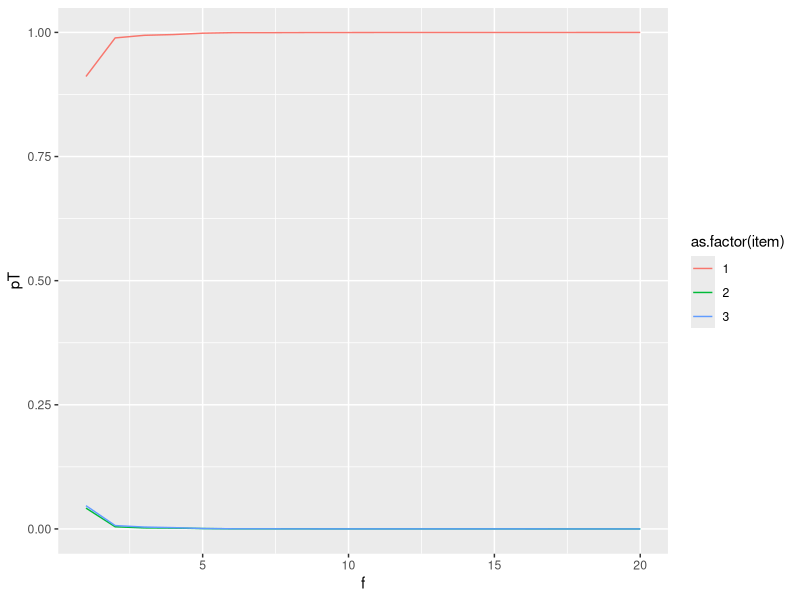
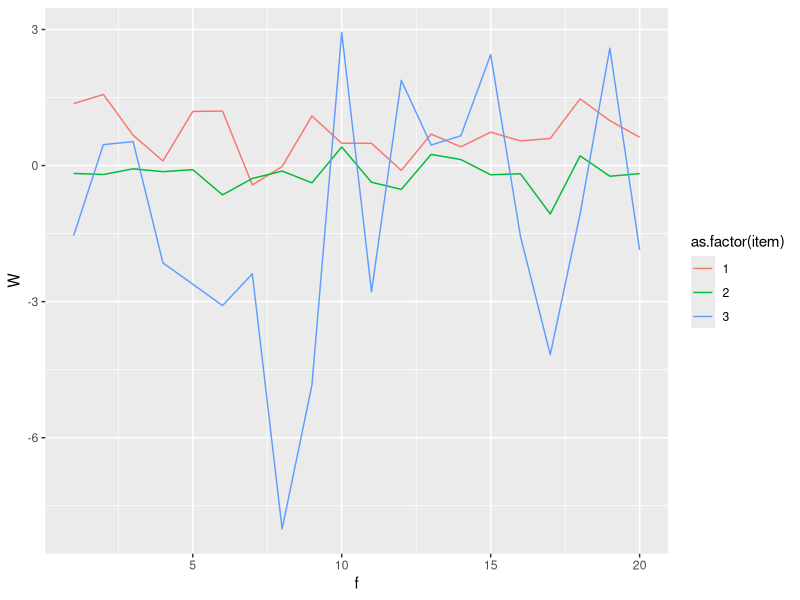

Write the R code that produced these figures, in order.
library(ggplot2)

maxFix = 20

# parameters 
dprimeE = 2 #sqrt(c^2/(alpha/en))
dprimeI_atFix = 2

# set up stimuli 
# i will count item locations
itemIDs 		= c(0.5, -0.5, -0.5)
nItems 			= length(itemIDs)
itemLocations 	= array(dim=c(2,nItems), c(-1,0, 1,0, 5,0))
prior 	 		= rep(1/nItems, nItems)

dprimeI <- function(t, i=NULL, fix=NULL)
{
	# will use fixation t from fixations list, unless we explicitly pass a fixation
	if (is.null(fix))
	{
		fix = fixations[[t]]
	}
	# for now, lets assume a linear fall-off with distance
	if (is.null(i))
	{
		# haven't specifed an item, so calculate dprimeI for all items
		distFromFix = sqrt((itemLocations[1,]-fix[1])^2+(itemLocations[2,]-fix[2])^2)
	}
	else
	{
		# only calcualte for i-th item
		distFromFix = sqrt((itemLocations[1,i]-fix[1])^2+(itemLocations[2,i]-fix[2])^2)	
	}
	out = dprimeI_atFix/distFromFix
	return(out)
}

g <- function(t)
{
	topfrac = dprimeE^2 * dprimeI(t)^2
    botfrac = dprimeE^2 + sumdprimeI2_1toT(t)
    return(topfrac/botfrac)
}

sumdprimeI2_1toT <- function(F)
{
	sumdprimeI2_1toT = 0
	for (t in 1:F)
	{
    	sumdprimeI2_1toT = sumdprimeI2_1toT + dprimeI(t)^2
    }
    return(sumdprimeI2_1toT)
}

calc_pT <- function()
{
	# calculate prob for each item location
	sum_g_W_over_T = 0
	for (t in 1:T)
	{
		sum_g_W_over_T = sum_g_W_over_T + g(t)*W[t,]
	}
	pT[T,] = prior * exp(sum_g_W_over_T)

	
	# normalise
	pT[T,] = pT[T,] / sum(pT[T,])
	calc_pT <- pT
}

sigma <- function(potentialFix)
{
	topfrac = dprimeE^2
	for (t in 1:T)
    {
    	topfrac = topfrac + dprimeI(t,i)^2
    }
    botfrac = dprime(fix=potentialFix, i=i)^2 * (topfrac)
    topfrac = topfrac + dprime(potentialFix, itemLocations[,i])^2
    sigma = topfrac/botfrac
}


possFixLocatios = list(x = -5:5, y=-5:5)

# add external noise
X = rnorm(length(itemIDs), mean=0, sd=1/dprimeE)
# inital fixation at origin
fixations = list(c(0,0))

# W is the "template response" at each position and fixation
W = array(dim=c(maxFix, length(itemIDs)))
# probabilty of target pT at each position and fixation
pT = array(dim=c(maxFix, length(itemIDs)))

# for each fixation
for (T in 1:maxFix )
{
	print(T)
	# generate internal noise
	dPrimeIforCurrentFix = dprimeI(T)	
	N = rnorm(length(itemIDs), mean=0, sd=1/dPrimeIforCurrentFix)
	# calculate template responses
	W[T,] = itemIDs + N + X
	rm(N)
	# calculate probability at each location i
	pT = calc_pT()

	# now where do we look next?
	for (x in possFixLocatios$x)
	{
		for (y in possFixLocatios$y)
		{
			
		}
	}
	fixations = c(fixations, list(c(0,0)))

}
 # plot
dat1 = data.frame(item = rep(c(1,2,3), c(maxFix, maxFix, maxFix)), f = rep(1:maxFix, nItems), pT = c(pT[,1],pT[,2],pT[,3]))
p1 <- ggplot(dat1, aes(x=f, y=pT, colour=as.factor(item))) + geom_path()
dat2 = data.frame(item = rep(c(1,2,3), c(maxFix, maxFix, maxFix)), f = rep(1:maxFix, nItems), W = c(W[,1],W[,2],W[,3]))
p2 <- ggplot(dat2, aes(x=f, y=W, colour=as.factor(item))) + geom_path()